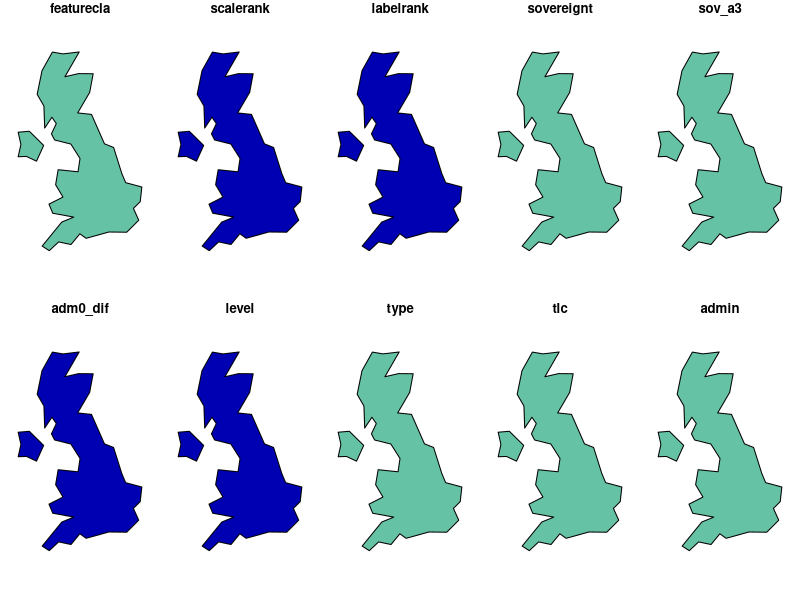
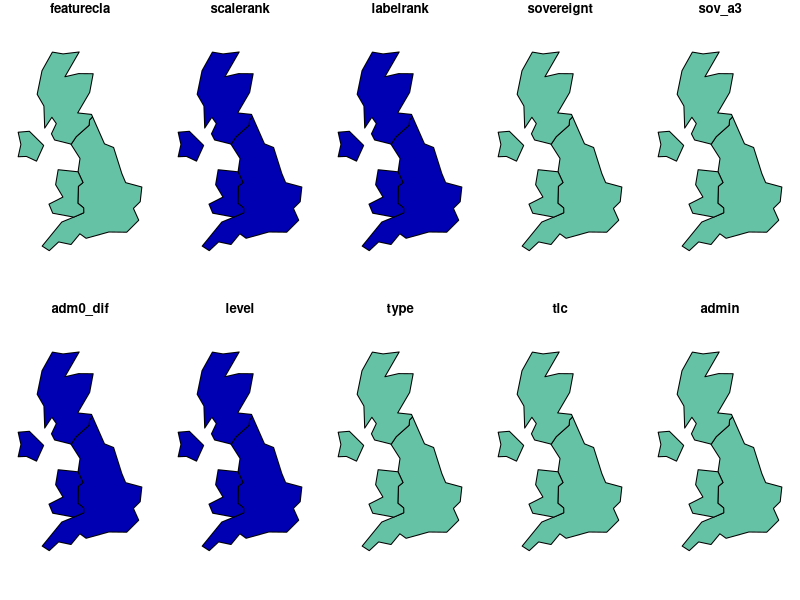
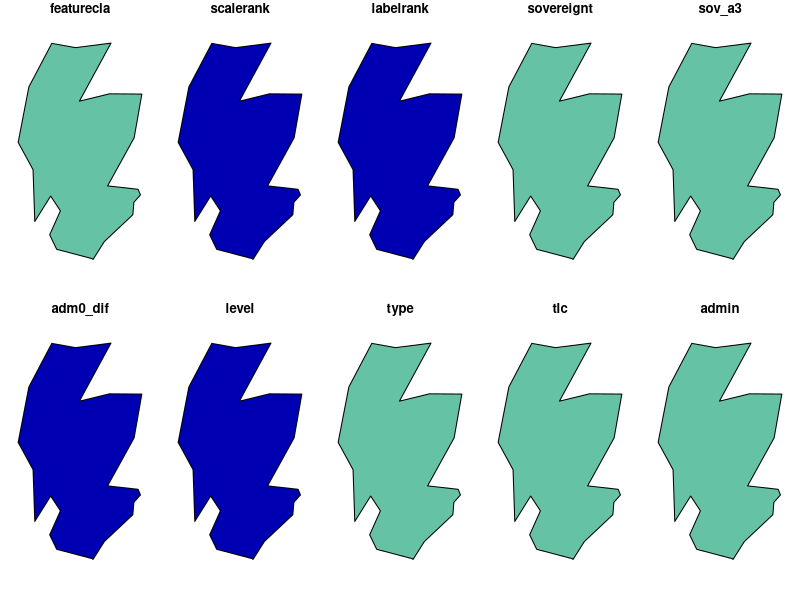
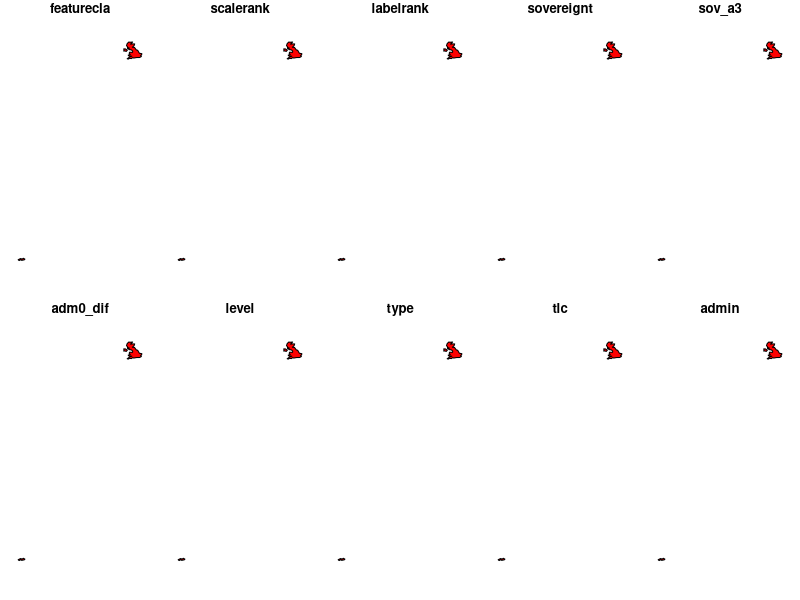
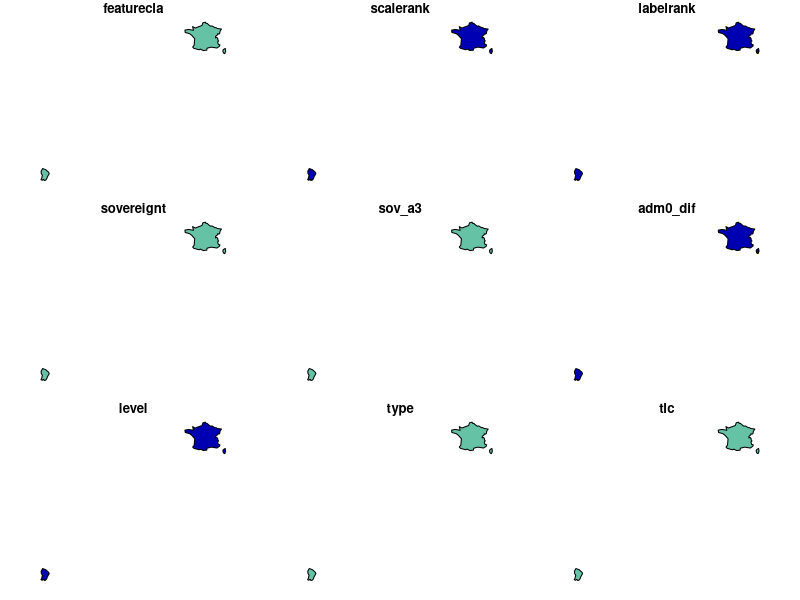
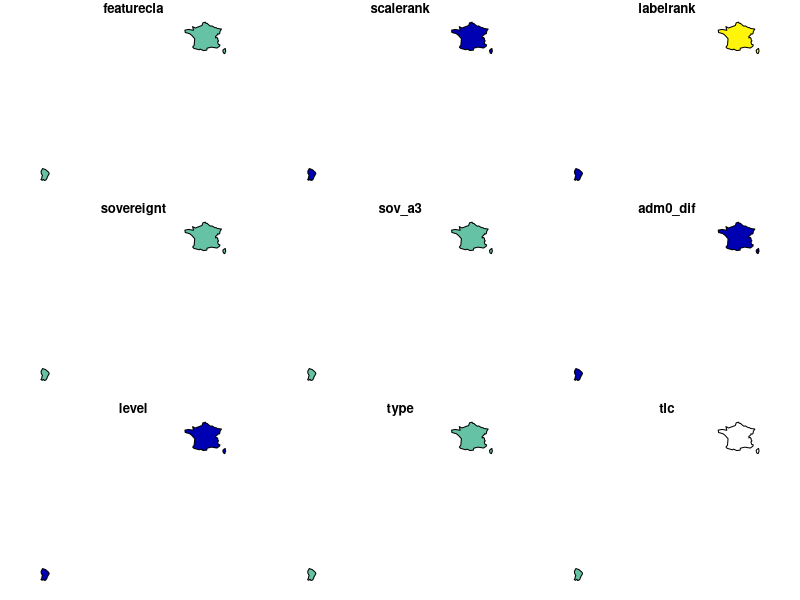
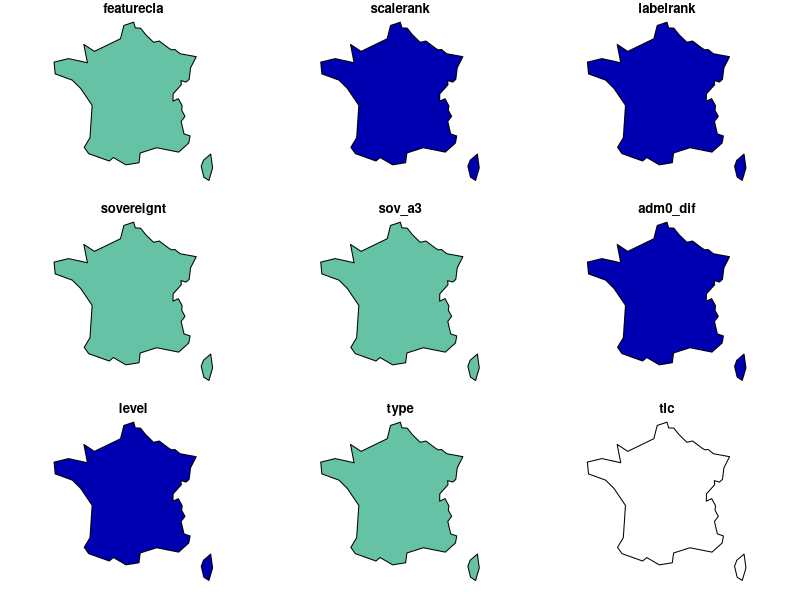

The R source for these figures, in order: (Note: this script raises an error after producing the figures.)
## ---- chunk 1
knitr::opts_chunk$set(echo = TRUE)
## ---- chunk 2
library(rnaturalearth)
library(ggplot2)
library(sp)
## ---- chunk 3
uk_countries <- ne_countries(country = "united kingdom", 
                             type = "countries")

sp::plot(uk_countries)
## ---- chunk 4
sp::plot(ne_countries(country = "united kingdom", type = "map_units"))
## ---- chunk 5
sp::plot(ne_countries(geounit = "scotland", type = "map_units"))
## ---- chunk 6
sp::plot(ne_countries(country = "united kingdom", type = "sovereignty"), col = "red")
sp::plot(ne_coastline(scale = 110), col = "lightgrey", lty = 3, add = TRUE)
## ---- chunk 7
sp::plot(ne_countries(country = "france"))
## ---- chunk 8
sp::plot(ne_countries(country = "france", type = "map_units"))
## ---- chunk 9
sp::plot(ne_countries(geounit = "france", type = "map_units"))
## ---- chunk 10
#country large scale  
sp::plot(ne_countries(country = "united kingdom", scale = "large"))

# country, medium scale  
sp::plot(ne_countries(country = "united kingdom", scale = "medium"))

# country, small scale  
sp::plot(ne_countries(country = "united kingdom", scale = "small"))
## ---- chunk 11
# states country = 'united kingdom'
sp::plot(ne_states(country = "untied kingdom"))

# states geounit = 'england'
sp::plot(ne_states(geounit = "england"))

# states country='france'
sp::plot(ne_states(country = "france"))

# states geounit = 'france'
sp::plot(ne_states(geounit = "france"))
## ---- chunk 12
# world at small scale (low resolution)  
sp::plot(ne_countries(type = "countries", scale = "small"))
ne_countries(type = "countries", scale = "small")
## ---- chunk 13
sp::plot(ne_countries(country = "united kingdom", scale = "medium"))
## ---- chunk 14
sp::plot(ne_countries(country = "united kingdom", scale = "large"))
## ---- chunk 15
# lakes
lakes110 <- ne_download(scale = 110, type = "lakes", category = "physical")
sp::plot(lakes110, col = "blue")

# rivers
rivers110 <- ne_download(scale = 110, type = 'rivers_lake_centerlines', category = 'physical')
sp::plot(rivers110, col = 'blue')
